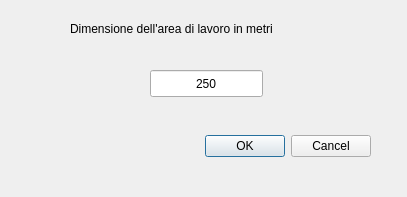
<?xml version="1.0" encoding="UTF-8"?>
<ui version="4.0">
 <class>areadilavoro</class>
 <widget class="QDialog" name="areadilavoro">
  <property name="geometry">
   <rect>
    <x>0</x>
    <y>0</y>
    <width>407</width>
    <height>197</height>
   </rect>
  </property>
  <property name="windowTitle">
   <string>Definizione dell'area di lavoro</string>
  </property>
  <widget class="QDialogButtonBox" name="buttonBox">
   <property name="geometry">
    <rect>
     <x>30</x>
     <y>130</y>
     <width>341</width>
     <height>32</height>
    </rect>
   </property>
   <property name="orientation">
    <enum>Qt::Horizontal</enum>
   </property>
   <property name="standardButtons">
    <set>QDialogButtonBox::Cancel|QDialogButtonBox::Ok</set>
   </property>
  </widget>
  <widget class="QLabel" name="label">
   <property name="geometry">
    <rect>
     <x>70</x>
     <y>20</y>
     <width>261</width>
     <height>17</height>
    </rect>
   </property>
   <property name="text">
    <string>Dimensione dell'area di lavoro in metri</string>
   </property>
  </widget>
  <widget class="QLineEdit" name="editDim">
   <property name="geometry">
    <rect>
     <x>150</x>
     <y>70</y>
     <width>113</width>
     <height>27</height>
    </rect>
   </property>
   <property name="text">
    <string>250</string>
   </property>
   <property name="alignment">
    <set>Qt::AlignCenter</set>
   </property>
  </widget>
 </widget>
 <resources/>
 <connections>
  <connection>
   <sender>buttonBox</sender>
   <signal>accepted()</signal>
   <receiver>areadilavoro</receiver>
   <slot>accept()</slot>
   <hints>
    <hint type="sourcelabel">
     <x>248</x>
     <y>254</y>
    </hint>
    <hint type="destinationlabel">
     <x>157</x>
     <y>274</y>
    </hint>
   </hints>
  </connection>
  <connection>
   <sender>buttonBox</sender>
   <signal>rejected()</signal>
   <receiver>areadilavoro</receiver>
   <slot>reject()</slot>
   <hints>
    <hint type="sourcelabel">
     <x>316</x>
     <y>260</y>
    </hint>
    <hint type="destinationlabel">
     <x>286</x>
     <y>274</y>
    </hint>
   </hints>
  </connection>
 </connections>
</ui>
